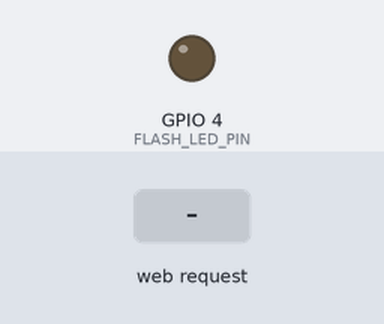
Simulated run of this sketch. Board: ESP32. On the bench: output pins drawn as LEDs (lit = HIGH). Inputs (shaded band) come from the test bench. WiFi joins after 1.5 s; servers stay silent unless stated; the camera gives no picture; what the sketch prints to the serial monitor is not drawn.

Above: at 4.0 s.
4.1 s: HTTP request GET /flash received
At 4.7 s:
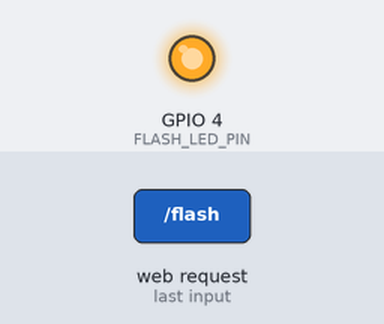
5.6 s: HTTP request GET /stream received
At 15.4 s:
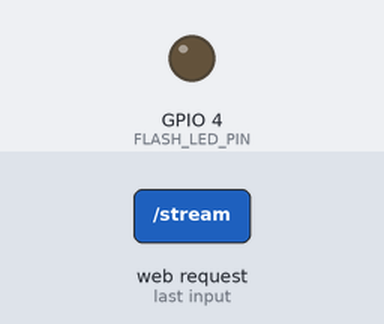
Timing chart, 0 to 15.7 s (numbered marks = the images above; inputs shaded):
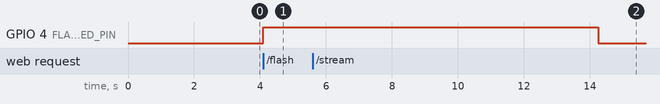

Measured:
- after the input at 4.1 s, GPIO 4 (FLASH_LED_PIN): LOW → HIGH at once
- after the input at 5.6 s, GPIO 4 (FLASH_LED_PIN): HIGH → LOW after 8.6 s

The sketch:

esp32_cam_server.ino
```cpp
// esp32_cam_server.ino
// Production-grade ESP32-CAM firmware with CORS, heat mitigation, flash control, concurrency lock

#include "esp_camera.h"
#include <WiFi.h>

// ======================== Wi-Fi Configuration ========================
const char* ssid = "YOUR_WIFI_USERNAME";
const char* password = "YOUR_WIFI_PASSWORD";

// ===================== ESP32-CAM AI Thinker Pin Mapping =====================
#define PWDN_GPIO_NUM 32
#define RESET_GPIO_NUM -1
#define XCLK_GPIO_NUM 0
#define SIOD_GPIO_NUM 26
#define SIOC_GPIO_NUM 27
#define Y9_GPIO_NUM 35
#define Y8_GPIO_NUM 34
#define Y7_GPIO_NUM 39
#define Y6_GPIO_NUM 36
#define Y5_GPIO_NUM 21
#define Y4_GPIO_NUM 19
#define Y3_GPIO_NUM 18
#define Y2_GPIO_NUM 5
#define VSYNC_GPIO_NUM 25
#define HREF_GPIO_NUM 23
#define PCLK_GPIO_NUM 22
#define FLASH_LED_PIN 4

// ============================ Globals ============================
WiFiServer server(80);
bool flashOn = false;
bool isStreaming = false;
unsigned long lastFlashToggleTime = 0;
const unsigned long FLASH_TIMEOUT_MS = 10000;  // Auto turn off after 10s

// ============================ Camera Init ============================
void initCamera() {
  camera_config_t config;
  config.ledc_channel = LEDC_CHANNEL_0;
  config.ledc_timer = LEDC_TIMER_0;
  config.pin_d0 = Y2_GPIO_NUM;
  config.pin_d1 = Y3_GPIO_NUM;
  config.pin_d2 = Y4_GPIO_NUM;
  config.pin_d3 = Y5_GPIO_NUM;
  config.pin_d4 = Y6_GPIO_NUM;
  config.pin_d5 = Y7_GPIO_NUM;
  config.pin_d6 = Y8_GPIO_NUM;
  config.pin_d7 = Y9_GPIO_NUM;
  config.pin_xclk = XCLK_GPIO_NUM;
  config.pin_pclk = PCLK_GPIO_NUM;
  config.pin_vsync = VSYNC_GPIO_NUM;
  config.pin_href = HREF_GPIO_NUM;
  config.pin_sccb_sda = SIOD_GPIO_NUM;
  config.pin_sccb_scl = SIOC_GPIO_NUM;
  config.pin_pwdn = PWDN_GPIO_NUM;
  config.pin_reset = RESET_GPIO_NUM;
  config.xclk_freq_hz = 20000000;
  config.pixel_format = PIXFORMAT_JPEG;
  config.frame_size = FRAMESIZE_QVGA;
  config.jpeg_quality = 12;
  config.fb_count = 1;

  esp_err_t err = esp_camera_init(&config);
  if (err != ESP_OK) {
    Serial.printf("[ERROR] Camera init failed: 0x%x\n", err);
    while (true)
      ;
  }
  Serial.println("[INFO] Camera initialized");
}

// ============================ HTTP Handlers ============================
void handleStream(WiFiClient& client) {
  if (isStreaming) {
    client.println("HTTP/1.1 503 Busy\r\nAccess-Control-Allow-Origin: *\r\n\r\n");
    return;
  }
  isStreaming = true;
  Serial.println("[INFO] /stream started");

  client.println("HTTP/1.1 200 OK");
  client.println("Access-Control-Allow-Origin: *");
  client.println("Content-Type: multipart/x-mixed-replace; boundary=frame");
  client.println();

  while (client.connected()) {
    camera_fb_t* fb = esp_camera_fb_get();
    if (!fb) {
      Serial.println("[WARN] Failed to get frame");
      continue;
    }
    client.printf("--frame\r\nContent-Type: image/jpeg\r\nContent-Length: %u\r\n\r\n", fb->len);
    client.write(fb->buf, fb->len);
    client.println();
    esp_camera_fb_return(fb);

    delay(100);  // Reduce FPS to lower heat
    yield();

    if (flashOn && millis() - lastFlashToggleTime > FLASH_TIMEOUT_MS) {
      flashOn = false;
      digitalWrite(FLASH_LED_PIN, LOW);
      Serial.println("[INFO] Flash auto OFF");
    }
  }

  Serial.println("[INFO] /stream ended");
  isStreaming = false;
}

void handleCapture(WiFiClient& client) {
  if (isStreaming) {
    client.println("HTTP/1.1 503 Busy\r\nAccess-Control-Allow-Origin: *\r\n\r\nESP32 is streaming");
    return;
  }

  camera_fb_t* fb = esp_camera_fb_get();
  if (!fb) {
    client.println("HTTP/1.1 500 Internal Server Error\r\nAccess-Control-Allow-Origin: *\r\n\r\n");
    Serial.println("[ERROR] Capture failed");
    return;
  }

  client.println("HTTP/1.1 200 OK");
  client.println("Access-Control-Allow-Origin: *");
  client.println("Content-Type: image/jpeg");
  client.println("Content-Disposition: inline; filename=\"capture.jpg\"");
  client.printf("Content-Length: %u\r\n\r\n", fb->len);
  client.write(fb->buf, fb->len);
  esp_camera_fb_return(fb);
  Serial.println("[INFO] /capture served");
}

void handleFlash(WiFiClient& client) {
  flashOn = !flashOn;
  digitalWrite(FLASH_LED_PIN, flashOn ? HIGH : LOW);
  lastFlashToggleTime = millis();

  client.println("HTTP/1.1 200 OK");
  client.println("Access-Control-Allow-Origin: *");
  client.println("Content-Type: text/plain\r\n\r\n");
  client.println(flashOn ? "Flash ON" : "Flash OFF");
  Serial.printf("[INFO] Flash toggled: %s\n", flashOn ? "ON" : "OFF");
}

// ============================ Setup ============================
void setup() {
  Serial.begin(115200);
  Serial.setDebugOutput(true);
  delay(1000);

  pinMode(FLASH_LED_PIN, OUTPUT);
  digitalWrite(FLASH_LED_PIN, LOW);

  Serial.println("[INFO] Connecting to WiFi...");
  WiFi.begin(ssid, password);
  Serial.println("[INFO] Connecting to WiFi...");
  int retry = 0;
  while (WiFi.status() != WL_CONNECTED && retry < 20) {
    delay(500);
    Serial.print(".");
    retry++;
  }
  if (WiFi.status() == WL_CONNECTED) {
    Serial.println("\n✅ WiFi connected!");
    Serial.println(WiFi.localIP());
  } else {
    Serial.println("\n❌ Failed to connect to WiFi.");
  }
  WiFi.setSleep(false);

  while (WiFi.status() != WL_CONNECTED) {
    delay(500);
    Serial.print(".");
  }

  Serial.printf("\n[INFO] WiFi connected. IP: %s\n", WiFi.localIP().toString().c_str());

  initCamera();
  server.begin();
  Serial.println("[INFO] HTTP server started");
}

// ============================ Loop ============================
void loop() {
  WiFiClient client = server.available();
  if (!client) return;

  String req = client.readStringUntil('\r');
  client.flush();

  Serial.print("[INFO] HTTP Request: ");
  Serial.println(req);

  if (req.indexOf("GET /stream") >= 0) {
    handleStream(client);
  } else if (req.indexOf("GET /capture") >= 0) {
    handleCapture(client);
  } else if (req.indexOf("GET /flash") >= 0) {
    handleFlash(client);
  } else {
    client.println("HTTP/1.1 404 Not Found\r\nAccess-Control-Allow-Origin: *\r\n\r\n");
    Serial.println("[WARN] Unknown endpoint requested");
  }

  delay(1);
}
```
